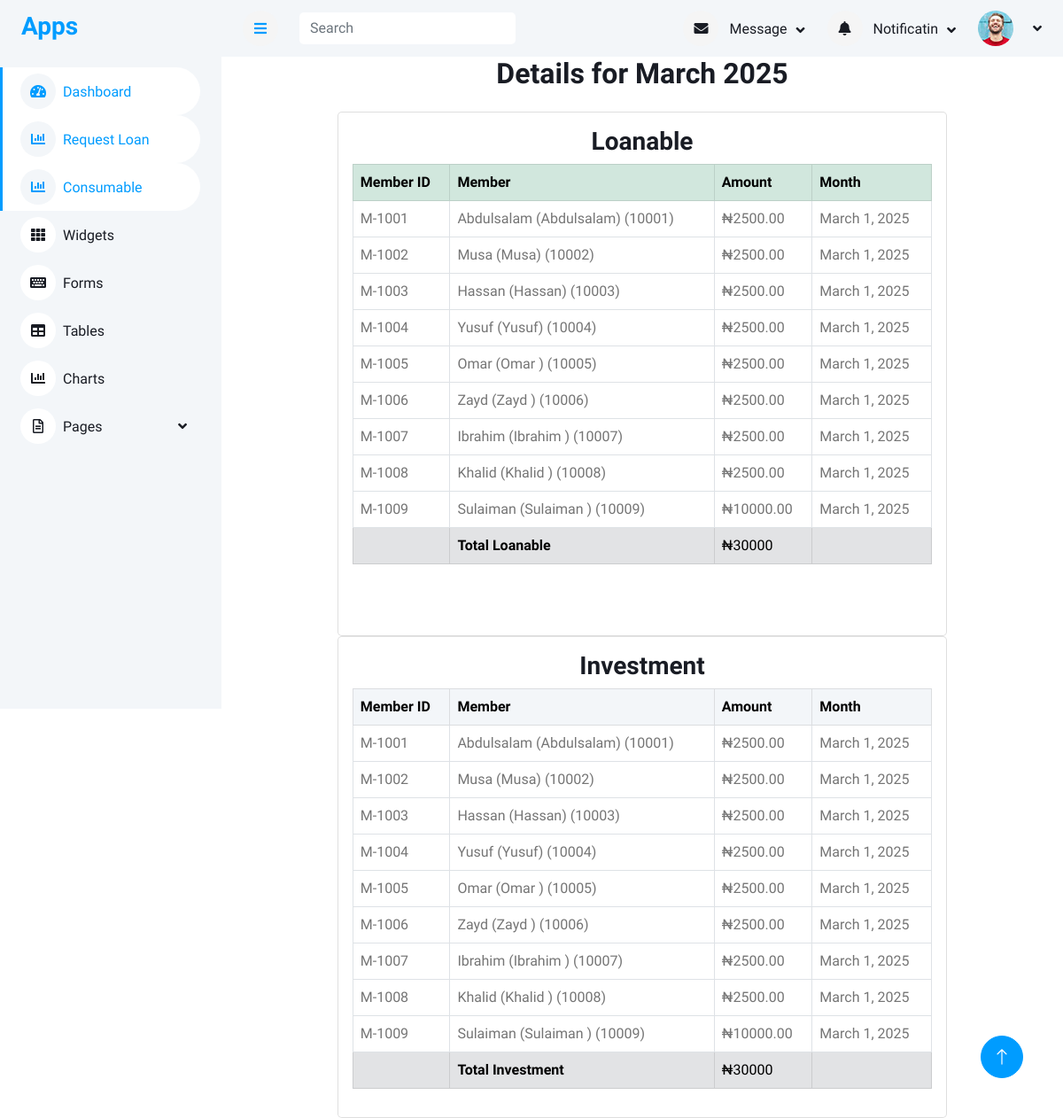
The page /details/2025/3/ on the database its author committed.
### main/models.py (models this page shows, shortened)
class Loanable(models.Model):
    member = models.ForeignKey('accounts.Member', on_delete=models.CASCADE)
    month = models.DateField(db_index=True)
    amount = models.DecimalField(max_digits=10, decimal_places=2)
    total_amount = models.DecimalField(max_digits=10, decimal_places=2, null=False, blank=False)

class Investment(models.Model):
    member = models.ForeignKey(Member, on_delete=models.CASCADE)
    month = models.DateField(db_index=True)
    amount = models.DecimalField(max_digits=10, decimal_places=2)
    total_amount = models.DecimalField(max_digits=10, decimal_places=2)

### accounts/models.py (models this page shows, shortened)
class Member(models.Model):
    member = models.OneToOneField(User, on_delete=models.SET_NULL, null=True, blank=True)
    ippis = models.IntegerField(unique=True)  # Required and unique
    total_savings = models.DecimalField(max_digits=12, decimal_places=2, blank=True, null=True)
    def __str__(self):
        return f"{self.member} ({self.ippis})"

class User(AbstractUser):
    first_name = models.CharField(max_length=100)
    last_name = models.CharField(max_length=100)
    other_name = models.CharField(max_length=100)
    date_of_birth = models.DateField(blank=True,null=True)
    username = models.CharField(max_length=100, unique=True)
    department = models.CharField(max_length=100)
    unit = models.CharField(max_length=100)
    gender = models.ForeignKey(Gender, on_delete=models.CASCADE, blank=True, null=True)
    group = models.ForeignKey(UserGroup, on_delete=models.CASCADE, blank=True, null=True)
    marital_status = models.ForeignKey(MaritalStatus,on_delete=models.SET_NULL, null=True, blank=True)
    religion = models.ForeignKey(Religion, on_delete=models.SET_NULL, null=True, blank=True,)
    passport = models.ImageField(upload_to='passport', blank=True, null=True)
    member_number = models.CharField(max_length=100)
    def __str__(self):
        return f"{self.first_name} ({self.last_name})"

### main/views.py (the view)
# urls.py: path('details/<int:year>/<int:month>/', views.loanable_investment_details, name='loanable_investment_details'),
def loanable_investment_details(request, year, month):
    loanables_qs = Loanable.objects.filter(month__year=year, month__month=month)
    investments_qs = Investment.objects.filter(month__year=year, month__month=month)
    total_loanable = loanables_qs.aggregate(total=Sum("amount"))["total"] or 0
    total_investment = investments_qs.aggregate(total=Sum("amount"))["total"] or 0
    loanable_paginator = Paginator(loanables_qs, 100)
    loanable_page_number = request.GET.get("loanable_page")
    loanables = loanable_paginator.get_page(loanable_page_number)
    investment_paginator = Paginator(investments_qs, 100)
    investment_page_number = request.GET.get("investment_page")
    investments = investment_paginator.get_page(investment_page_number)
    context = {
        "loanables": loanables,
        "investments": investments,
        "month_name": calendar.month_name[month] if 1 <= month <= 12 else "Invalid",
        "year": year,
        "total_loanable": total_loanable,
        "total_investment": total_investment,
        "loanable_page_obj": loanables,
        "investment_page_obj": investments,
    }
    return render(request, "main/loanable_investment_details.html", context)

### templates/main/loanable_investment_details.html (shortened to what this page needs)
{% extends 'base/base.html' %}
{% block content %}
<div class="container col-md-9">
    <h2 class="text-center mb-4">Details for {{ month_name }} {{ year }}</h2>
    <div class="card col-md-12">
        <div class="card-body">
            <div class="mb-5">
                <h3 class="text-center">Loanable</h3>
                <div class="table-responsive">
                    <table class="table table-bordered table-hover">
                        <thead class="table-success">
                            <tr>
                                <th>Member ID</th>
                                <th>Member</th>
                                <th>Amount</th>
                                <th>Month</th>
                            </tr>
                        </thead>
                        <tbody>
                            {% for item in loanables %}
                            <tr>
                                <td>{{ item.member.member.member_number }}</td>
                                <td>{{ item.member }}</td>
                                <td>₦{{ item.amount }}</td>
                                <td>{{ item.month }}</td>
                            </tr>
                            {% empty %}
                            <tr>
                                <td colspan="2">No Loanable records found.</td>
                            </tr>
                            {% endfor %}
                        </tbody>
                        <tfoot class="table-secondary">
                            <tr>
                                <th></th>
                                <th>Total Loanable</th>
                                <td>₦{{ total_loanable }}</td>
                                <th></th>
                            </tr>
                        </tfoot>
                    </table>
                </div>
            </div>
        </div>
    </div>
    <div class="card col-md-12">
        <div class="card-body">
            <div>
                <h3 class="text-center">Investment</h3>
                <div class="table-responsive">
                    <table class="table table-bordered table-hover ">
                        <thead class="table-light">
                            <tr>
                                <th>Member ID</th>
                                <th>Member</th>
                                <th>Amount</th>
                                <th>Month</th>
                            </tr>
                        </thead>
                        <tbody>
                            {% for item in investments %}
                            <tr>
                                <td>{{ item.member.member.member_number }}</td>
                                <td>{{ item.member }}</td>
                                <td>₦{{ item.amount }}</td>
                                <td>{{ item.month }}</td>
                            </tr>
                            {% empty %}
                            <tr>
                                <td colspan="2">No Investment records found.</td>
                            </tr>
                            {% endfor %}
                        </tbody>
                        <tfoot class="table-secondary">
                            <tr>
                                <th></th>
                                <th>Total Investment</th>
                                <td>₦{{ total_investment }}</td>
                                <th></th>
                            </tr>
                        </tfoot>
                    </table>
                </div>
            </div>
        </div>
    </div>
</div>
{% endblock content %}

### static/css/style.css (style rules this page uses)
:root { --primary: #009CFF; --light: #F3F6F9; --dark: #191C24; }

### rows shown on the page
Loanable: member.member.member_number "M-1001", member "Abdulsalam (Abdulsalam) (10001)", amount "2500.00", month "March 1, 2025"
Loanable: member.member.member_number "M-1002", member "Musa (Musa) (10002)", amount "2500.00", month "March 1, 2025"
Loanable: member.member.member_number "M-1003", member "Hassan (Hassan) (10003)", amount "2500.00", month "March 1, 2025"
Loanable: member.member.member_number "M-1004", member "Yusuf (Yusuf) (10004)", amount "2500.00", month "March 1, 2025"
Loanable: member.member.member_number "M-1005", member "Omar (Omar ) (10005)", amount "2500.00", month "March 1, 2025"
Loanable: member.member.member_number "M-1006", member "Zayd (Zayd ) (10006)", amount "2500.00", month "March 1, 2025"
Loanable: member.member.member_number "M-1007", member "Ibrahim (Ibrahim ) (10007)", amount "2500.00", month "March 1, 2025"
Loanable: member.member.member_number "M-1008", member "Khalid (Khalid ) (10008)", amount "2500.00", month "March 1, 2025"
Loanable: member.member.member_number "M-1009", member "Sulaiman (Sulaiman ) (10009)", amount "10000.00", month "March 1, 2025"
Investment: member.member.member_number "M-1001", member "Abdulsalam (Abdulsalam) (10001)", amount "2500.00", month "March 1, 2025"
Investment: member.member.member_number "M-1002", member "Musa (Musa) (10002)", amount "2500.00", month "March 1, 2025"
Investment: member.member.member_number "M-1003", member "Hassan (Hassan) (10003)", amount "2500.00", month "March 1, 2025"
Investment: member.member.member_number "M-1004", member "Yusuf (Yusuf) (10004)", amount "2500.00", month "March 1, 2025"
Investment: member.member.member_number "M-1005", member "Omar (Omar ) (10005)", amount "2500.00", month "March 1, 2025"
Investment: member.member.member_number "M-1006", member "Zayd (Zayd ) (10006)", amount "2500.00", month "March 1, 2025"
Investment: member.member.member_number "M-1007", member "Ibrahim (Ibrahim ) (10007)", amount "2500.00", month "March 1, 2025"
Investment: member.member.member_number "M-1008", member "Khalid (Khalid ) (10008)", amount "2500.00", month "March 1, 2025"
Investment: member.member.member_number "M-1009", member "Sulaiman (Sulaiman ) (10009)", amount "10000.00", month "March 1, 2025"

### other values the page prints
{{ month_name }} "March"
{{ year }} "2025"
{{ total_loanable }} "30000"
{{ total_investment }} "30000"
